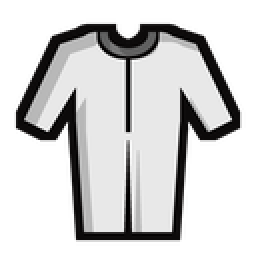
#> input picture art/wetsuit/Wetsuit_A_seamed.png, 128 x 128 px, given in place of Wetsuit.png, which was not available (shown 2 times larger)
$ python neoprene_sheet.py ../wetsuit/Wetsuit_A_seamed.png ../wetsuit/Wetsuit_A_seamed_Male_east.png ../wetsuit/Wetsuit_A_seamed_Male_east.png out.png
#> lines starting #> are read from the running program, lines starting #| are printed output that depends on the picture
"""Contact sheet for the neoprene wetsuit candidates (gear-tiers ticket 05), beside the approved basic wetsuit.

Each block is one suit: the item at 2x and at game size, then the suit worn on Male, Female, Thin, Hulk and Fat facing south,
east and north, with a bald vanilla head (skin-tinted) and the approved glass mask, at 1.25x. The basic suit's committed
greyscale textures are tinted by a plain-leather colour, as the game does for stuff. Vanilla bodies and heads are used only
to place the views on the sheet; the sheet is review output (work/ is ignored), never committed.

Placement: body and head are 128 px textures on a 1.5-cell mesh, so 85.3 px per cell. The body type's headOffset
(x, 0.34) lifts the head 0.34 cells; x applies on east (and mirrored west) only.

Usage: python -I neoprene_sheet.py <candidates_dir> <repo_root> <vanilla Humanlike dir> <out.png>
<candidates_dir> is neoprene_wetsuit_art.py's output for all five body types."""
import sys
from pathlib import Path

from PIL import Image, ImageChops, ImageDraw, ImageFont

CAND = Path(sys.argv[1])
REPO = Path(sys.argv[2])
HUMAN = Path(sys.argv[3])
OUT = Path(sys.argv[4])

BODIES = ["Male", "Female", "Thin", "Hulk", "Fat"]
DIRS = ["south", "east", "north"]
HEAD_X = {"Male": 0.04, "Female": 0.10, "Thin": 0.09, "Hulk": 0.10, "Fat": 0.09}  # BodyTypeDef headOffset, RimWorld 1.6
HEAD_Z = 0.34
PPC = 128 / 1.5
SKIN = (236, 200, 166)
LEATHER = (166, 124, 84)  # a plain-leather tint for the stuffed basic suit
BG = (146, 138, 120)  # a sandy ground tone
TILE = 160  # 1.25x of a 128 px texture
APPAREL = REPO / "Textures/Things/Spearfishing/Apparel"
FONT = ImageFont.load_default(size=16)
SMALL = ImageFont.load_default(size=13)

SUITS = [
    ("Basic wetsuit (approved, plain-leather tint)", APPAREL / "Wetsuit/Wetsuit.png", lambda b, d: APPAREL / f"Wetsuit/Wetsuit_{b}_{d}.png", True),
] + [
    (f"Neoprene {k}: {label}", CAND / f"NeopreneWetsuit_{k}_{n}.png", (lambda k, n: lambda b, d: CAND / f"NeopreneWetsuit_{k}_{n}_{b}_{d}.png")(k, n), False)
    for k, n, label in [("A", "sidepanels", "side panels"), ("B", "yoke", "chest yoke"), ("C", "pads", "chest band and knee pads")]
]


def tint(img, colour):
    img = img.convert("RGBA")
    r, g, b, a = img.split()
    rgb = ImageChops.multiply(Image.merge("RGB", (r, g, b)), Image.new("RGB", img.size, colour))
    return Image.merge("RGBA", (*rgb.split(), a))


def load(path, colour=None):
    img = Image.open(path).convert("RGBA")
    return tint(img, colour) if colour else img


def pawn(suit_path, body, direction):
    """Body silhouette is not drawn: the suit covers it. Then head, then the glass mask, each at its offset."""
    canvas = Image.new("RGBA", (128, 192), (0, 0, 0, 0))
    top = 48  # room above the body texture for the raised head
    canvas.alpha_composite(suit_path, (0, top))
    dx = round(HEAD_X[body] * PPC) if direction == "east" else 0
    dz = round(HEAD_Z * PPC)
    head = load(HUMAN / f"Heads/Male/Male_Average_Normal_{direction}.png", SKIN)
    canvas.alpha_composite(head, (dx, top - dz))
    mask = load(APPAREL / f"GlassMask/GlassMask_{direction}.png")
    canvas.alpha_composite(mask, (dx, top - dz))
    return canvas


def scaled(img, f):
    return img.resize((round(img.width * f), round(img.height * f)), Image.LANCZOS)


ITEM_W = 360
ROW = 165
BLOCK_H = 3 * ROW + 50
sheet = Image.new("RGB", (ITEM_W + 5 * TILE + 40, len(SUITS) * BLOCK_H + 70), BG)
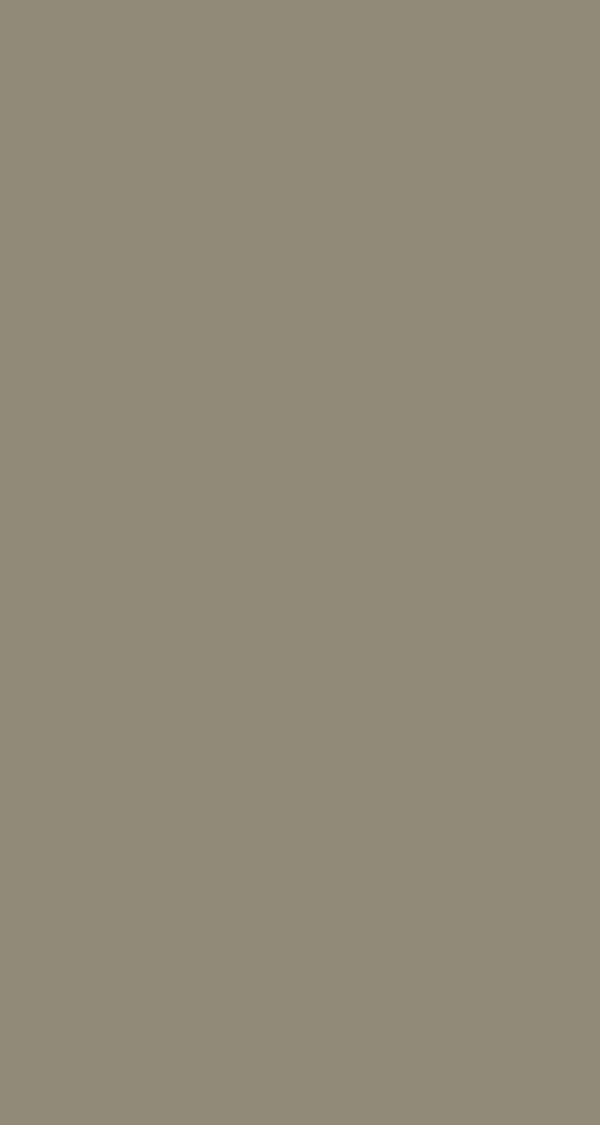
#> sheet: PIL image 1200x2250 RGB (shown at 1/2 size); mean R, G, B 146, 138, 120
d = ImageDraw.Draw(sheet)
d.text((20, 10), "Neoprene wetsuit candidates (ticket 05) beside the approved basic wetsuit.", fill=(20, 20, 20), font=FONT)
d.text((20, 32), "Worn views 1.25x with a vanilla head and the glass mask; item at 2x and at game size (64 px).", fill=(20, 20, 20), font=FONT)
for i, (label, item_path, worn_path, leather) in enumerate(SUITS):
    y0 = 70 + i * BLOCK_H
    d.line([(10, y0 - 8), (sheet.width - 10, y0 - 8)], fill=(90, 84, 72), width=2)
    d.text((20, y0), label, fill=(20, 20, 20), font=FONT)
    colour = LEATHER if leather else None
    it = load(item_path, colour)
#> in load, img is the input picture: PIL image 128x128 RGBA; mean R, G, B, A 80.3, 80, 80, 126
#> in tint, `r, g, b, a = img.split()`:
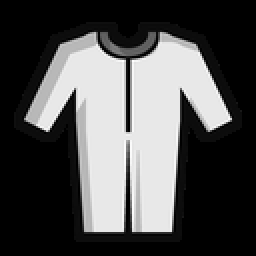
#> r: PIL image 128x128 L (shown 2 times larger); min 0, max 255, mean 80.3
#> in tint, `r, g, b, a = img.split()`:
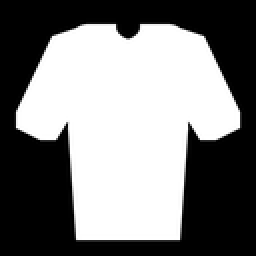
#> a: PIL image 128x128 L (shown 2 times larger); min 0, max 255, mean 126
    sheet.paste(scaled(it, 2), (20, y0 + 30), scaled(it, 2))
    small = scaled(it, 0.5)
#> call 3 of scaled, with f = 0.5
#> in scaled (call 3), `return img.resize((round(img.width * f), round(img.height * f)), Image..`:
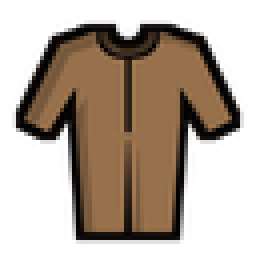
#> returned value: PIL image 64x64 RGBA (shown 4 times larger); mean R, G, B, A 52.3, 38.7, 26.2, 126; transparent parts drawn white
    sheet.paste(small, (20, y0 + 300), small)
    d.text((90, y0 + 320), "game size", fill=(40, 40, 40), font=SMALL)
    for c, body in enumerate(BODIES):
        x = ITEM_W + c * TILE
        d.text((x + 55, y0), body, fill=(20, 20, 20), font=SMALL)
        for r, direction in enumerate(DIRS):
            view = pawn(load(worn_path(body, direction), colour), body, direction)
#> call 2 of load, with colour = (166, 124, 84)
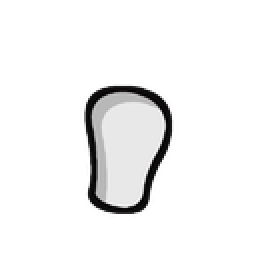
#> input picture art/wetsuit/Wetsuit_A_seamed_Male_east.png, 128 x 128 px, given in place of Wetsuit_Male_south.png, which was not available (shown 2 times larger)
#> in load, img is the input picture: PIL image 128x128 RGBA; mean R, G, B, A 22.3, 22.3, 22.3, 34.8
#> in pawn, `canvas = Image.new("RGBA", (128, 192), (0, 0, 0, 0))`: canvas: PIL image 128x192 RGBA; every value is 0
#> call 3 of tint, with colour = (236, 200, 166)
#> in tint (call 3), `rgb = ImageChops.multiply(Image.merge("RGB", (r, g, b)), Image.new("RG..`:
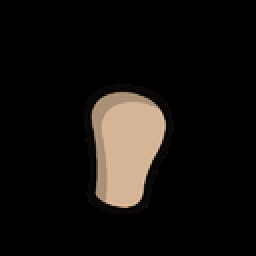
#> rgb: PIL image 128x128 RGB (shown 2 times larger); mean R, G, B 20.6, 17.4, 14.5
#> in pawn, `canvas.alpha_composite(head, (dx, top - dz))`:
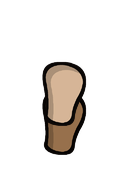
#> canvas: PIL image 128x192 RGBA; mean R, G, B, A 18.4, 15, 12, 35.6; transparent parts drawn white
#> (the run stopped early here; a loop or call above may not have finished)
